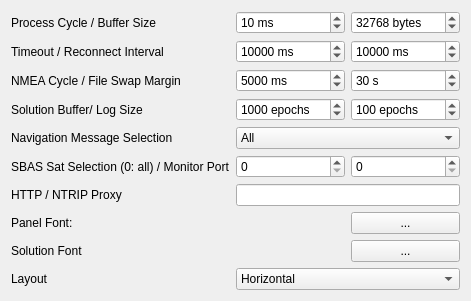
     <widget class="QWidget" name="TabSheet8">
      <property name="toolTip">
       <string/>
      </property>
      <attribute name="title">
       <string>&amp;Misc</string>
      </attribute>
      <layout class="QGridLayout" name="gridLayout_7">
       <item row="3" column="0" colspan="4">
        <widget class="QLabel" name="Label44">
         <property name="toolTip">
          <string/>
         </property>
         <property name="text">
          <string>Timeout / Reconnect Interval</string>
         </property>
        </widget>
       </item>
       <item row="10" column="5">
        <widget class="QSpinBox" name="sBMonitorPort">
         <property name="maximum">
          <number>65535</number>
         </property>
        </widget>
       </item>
       <item row="1" column="5">
        <widget class="QSpinBox" name="sBServerBufferSize">
         <property name="suffix">
          <string> bytes</string>
         </property>
         <property name="maximum">
          <number>10000000</number>
         </property>
         <property name="value">
          <number>32768</number>
         </property>
        </widget>
       </item>
       <item row="7" column="5">
        <widget class="QSpinBox" name="sBSavedSolution">
         <property name="suffix">
          <string> epochs</string>
         </property>
         <property name="maximum">
          <number>1000000</number>
         </property>
         <property name="value">
          <number>100</number>
         </property>
        </widget>
       </item>
       <item row="1" column="4">
        <widget class="QSpinBox" name="sBServerCycle">
         <property name="suffix">
          <string> ms</string>
         </property>
         <property name="maximum">
          <number>10000</number>
         </property>
         <property name="value">
          <number>10</number>
         </property>
        </widget>
       </item>
       <item row="5" column="4">
        <widget class="QSpinBox" name="sBNmeaCycle">
         <property name="suffix">
          <string> ms</string>
         </property>
         <property name="maximum">
          <number>1000000</number>
         </property>
         <property name="value">
          <number>5000</number>
         </property>
        </widget>
       </item>
       <item row="10" column="4">
        <widget class="QSpinBox" name="sBSbasSatellite">
         <property name="maximum">
          <number>65535</number>
         </property>
        </widget>
       </item>
       <item row="7" column="0" colspan="4">
        <widget class="QLabel" name="Label41">
         <property name="toolTip">
          <string/>
         </property>
         <property name="text">
          <string>Solution Buffer/ Log Size</string>
         </property>
        </widget>
       </item>
       <item row="10" column="0" colspan="4">
        <widget class="QLabel" name="Label5">
         <property name="toolTip">
          <string/>
         </property>
         <property name="text">
          <string>SBAS Sat Selection (0: all) / Monitor Port</string>
         </property>
        </widget>
       </item>
       <item row="11" column="0" colspan="3">
        <widget class="QLabel" name="Label45">
         <property name="toolTip">
          <string/>
         </property>
         <property name="text">
          <string>HTTP / NTRIP Proxy</string>
         </property>
        </widget>
       </item>
       <item row="1" column="0" colspan="4">
        <widget class="QLabel" name="Label19">
         <property name="toolTip">
          <string/>
         </property>
         <property name="text">
          <string>Process Cycle / Buffer Size</string>
         </property>
        </widget>
       </item>
       <item row="7" column="4">
        <widget class="QSpinBox" name="sBSolutionBufferSize">
         <property name="suffix">
          <string> epochs</string>
         </property>
         <property name="maximum">
          <number>1000000</number>
         </property>
         <property name="value">
          <number>1000</number>
         </property>
        </widget>
       </item>
       <item row="3" column="5">
        <widget class="QSpinBox" name="sBReconnectTime">
         <property name="suffix">
          <string> ms</string>
         </property>
         <property name="maximum">
          <number>1000000</number>
         </property>
         <property name="value">
          <number>10000</number>
         </property>
        </widget>
       </item>
       <item row="5" column="0" colspan="4">
        <widget class="QLabel" name="Label46">
         <property name="toolTip">
          <string/>
         </property>
         <property name="text">
          <string>NMEA Cycle / File Swap Margin</string>
         </property>
        </widget>
       </item>
       <item row="5" column="5">
        <widget class="QSpinBox" name="sBFileSwapMargin">
         <property name="suffix">
          <string> s</string>
         </property>
         <property name="maximum">
          <number>10000</number>
         </property>
         <property name="value">
          <number>30</number>
         </property>
        </widget>
       </item>
       <item row="12" column="5">
        <widget class="QPushButton" name="btnFont1">
         <property name="toolTip">
          <string/>
         </property>
         <property name="text">
          <string>...</string>
         </property>
        </widget>
       </item>
       <item row="8" column="4" colspan="2">
        <widget class="QComboBox" name="cBNavSelect">
         <property name="toolTip">
          <string/>
         </property>
         <item>
          <property name="text">
           <string>All</string>
          </property>
         </item>
         <item>
          <property name="text">
           <string>1 Rover</string>
          </property>
         </item>
         <item>
          <property name="text">
           <string>2 Base Station</string>
          </property>
         </item>
         <item>
          <property name="text">
           <string>3 Correction</string>
          </property>
         </item>
        </widget>
       </item>
       <item row="14" column="0">
        <widget class="QLabel" name="Label43">
         <property name="toolTip">
          <string/>
         </property>
         <property name="text">
          <string>Layout</string>
         </property>
        </widget>
       </item>
       <item row="12" column="0">
        <widget class="QLabel" name="Label46_2">
         <property name="palette">
          <palette>
           <active>
            <colorrole role="WindowText">
             <brush brushstyle="SolidPattern">
              <color alpha="255">
               <red>0</red>
               <green>0</green>
               <blue>0</blue>
              </color>
             </brush>
            </colorrole>
           </active>
           <inactive>
            <colorrole role="WindowText">
             <brush brushstyle="SolidPattern">
              <color alpha="255">
               <red>0</red>
               <green>0</green>
               <blue>0</blue>
              </color>
             </brush>
            </colorrole>
           </inactive>
           <disabled>
            <colorrole role="WindowText">
             <brush brushstyle="SolidPattern">
              <color alpha="255">
               <red>0</red>
               <green>0</green>
               <blue>0</blue>
              </color>
             </brush>
            </colorrole>
           </disabled>
          </palette>
         </property>
         <property name="toolTip">
          <string/>
         </property>
         <property name="text">
          <string>Panel Font:</string>
         </property>
        </widget>
       </item>
       <item row="3" column="4">
        <widget class="QSpinBox" name="sBTimeoutTime">
         <property name="suffix">
          <string> ms</string>
         </property>
         <property name="maximum">
          <number>1000000</number>
         </property>
         <property name="value">
          <number>10000</number>
         </property>
        </widget>
       </item>
       <item row="8" column="0" colspan="4">
        <widget class="QLabel" name="Label42">
         <property name="toolTip">
          <string/>
         </property>
         <property name="text">
          <string>Navigation Message Selection</string>
         </property>
        </widget>
       </item>
       <item row="13" column="0">
        <widget class="QLabel" name="Label47_2">
         <property name="palette">
          <palette>
           <active>
            <colorrole role="WindowText">
             <brush brushstyle="SolidPattern">
              <color alpha="255">
               <red>0</red>
               <green>0</green>
               <blue>0</blue>
              </color>
             </brush>
            </colorrole>
           </active>
           <inactive>
            <colorrole role="WindowText">
             <brush brushstyle="SolidPattern">
              <color alpha="255">
               <red>0</red>
               <green>0</green>
               <blue>0</blue>
              </color>
             </brush>
            </colorrole>
           </inactive>
           <disabled>
            <colorrole role="WindowText">
             <brush brushstyle="SolidPattern">
              <color alpha="255">
               <red>0</red>
               <green>0</green>
               <blue>0</blue>
              </color>
             </brush>
            </colorrole>
           </disabled>
          </palette>
         </property>
         <property name="toolTip">
          <string/>
         </property>
         <property name="text">
          <string>Solution Font</string>
         </property>
        </widget>
       </item>
       <item row="13" column="5">
        <widget class="QPushButton" name="btnFont2">
         <property name="toolTip">
          <string/>
         </property>
         <property name="text">
          <string>...</string>
         </property>
        </widget>
       </item>
       <item row="12" column="4">
        <widget class="QLabel" name="fontLabel1"/>
       </item>
       <item row="13" column="4">
        <widget class="QLabel" name="fontLabel2"/>
       </item>
       <item row="14" column="4" colspan="2">
        <widget class="QComboBox" name="cBPanelStack">
         <property name="toolTip">
          <string/>
         </property>
         <item>
          <property name="text">
           <string>Horizontal</string>
          </property>
         </item>
         <item>
          <property name="text">
           <string>Vertical</string>
          </property>
         </item>
        </widget>
       </item>
       <item row="11" column="4" colspan="2">
        <widget class="QLineEdit" name="lEProxyAddress">
         <property name="toolTip">
          <string/>
         </property>
        </widget>
       </item>
      </layout>
     </widget>
